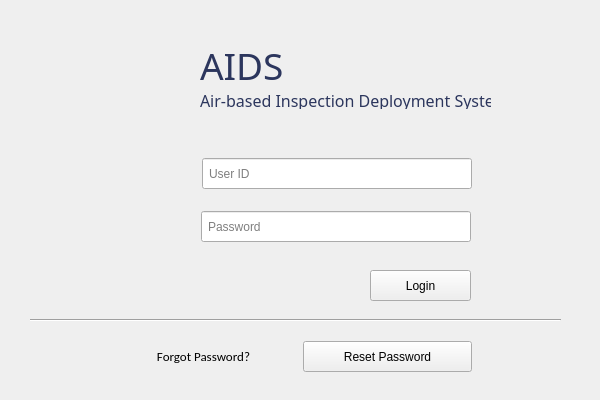
<?xml version="1.0" encoding="UTF-8"?>
<ui version="4.0">
 <class>MainWindow</class>
 <widget class="QMainWindow" name="MainWindow">
  <property name="geometry">
   <rect>
    <x>0</x>
    <y>0</y>
    <width>600</width>
    <height>400</height>
   </rect>
  </property>
  <property name="minimumSize">
   <size>
    <width>600</width>
    <height>400</height>
   </size>
  </property>
  <property name="maximumSize">
   <size>
    <width>600</width>
    <height>400</height>
   </size>
  </property>
  <property name="baseSize">
   <size>
    <width>600</width>
    <height>400</height>
   </size>
  </property>
  <property name="windowTitle">
   <string>AIDS Login</string>
  </property>
  <property name="windowIcon">
   <iconset>
    <normaloff>../Resources/logo_svg.svg</normaloff>../Resources/logo_svg.svg</iconset>
  </property>
  <widget class="QWidget" name="centralwidget">
   <widget class="QLabel" name="app_logo">
    <property name="geometry">
     <rect>
      <x>70</x>
      <y>20</y>
      <width>135</width>
      <height>114</height>
     </rect>
    </property>
    <property name="text">
     <string/>
    </property>
    <property name="pixmap">
     <pixmap>../Resources/aids_logo.png</pixmap>
    </property>
    <property name="alignment">
     <set>Qt::AlignCenter</set>
    </property>
   </widget>
   <widget class="Line" name="hline">
    <property name="geometry">
     <rect>
      <x>30</x>
      <y>310</y>
      <width>531</width>
      <height>20</height>
     </rect>
    </property>
    <property name="orientation">
     <enum>Qt::Horizontal</enum>
    </property>
   </widget>
   <widget class="QPushButton" name="btn_login">
    <property name="geometry">
     <rect>
      <x>370</x>
      <y>270</y>
      <width>101</width>
      <height>31</height>
     </rect>
    </property>
    <property name="font">
     <font>
      <family>Helvetica</family>
     </font>
    </property>
    <property name="text">
     <string>Login</string>
    </property>
   </widget>
   <widget class="QLabel" name="lbl_response">
    <property name="geometry">
     <rect>
      <x>180</x>
      <y>130</y>
      <width>311</width>
      <height>20</height>
     </rect>
    </property>
    <property name="sizePolicy">
     <sizepolicy hsizetype="Expanding" vsizetype="Preferred">
      <horstretch>5</horstretch>
      <verstretch>5</verstretch>
     </sizepolicy>
    </property>
    <property name="minimumSize">
     <size>
      <width>311</width>
      <height>20</height>
     </size>
    </property>
    <property name="maximumSize">
     <size>
      <width>311</width>
      <height>20</height>
     </size>
    </property>
    <property name="baseSize">
     <size>
      <width>5</width>
      <height>0</height>
     </size>
    </property>
    <property name="font">
     <font>
      <family>Calibri</family>
      <pointsize>10</pointsize>
     </font>
    </property>
    <property name="text">
     <string>&lt;html&gt;&lt;head/&gt;&lt;body&gt;&lt;p&gt;&lt;br/&gt;&lt;/p&gt;&lt;/body&gt;&lt;/html&gt;</string>
    </property>
    <property name="alignment">
     <set>Qt::AlignCenter</set>
    </property>
   </widget>
   <widget class="QWidget" name="">
    <property name="geometry">
     <rect>
      <x>200</x>
      <y>40</y>
      <width>293</width>
      <height>71</height>
     </rect>
    </property>
    <layout class="QVBoxLayout" name="verticalLayout">
     <item>
      <widget class="QLabel" name="aids_logo">
       <property name="minimumSize">
        <size>
         <width>291</width>
         <height>43</height>
        </size>
       </property>
       <property name="maximumSize">
        <size>
         <width>291</width>
         <height>43</height>
        </size>
       </property>
       <property name="font">
        <font>
         <family>Audiowide</family>
         <pointsize>28</pointsize>
         <kerning>true</kerning>
        </font>
       </property>
       <property name="text">
        <string>&lt;html&gt;&lt;head/&gt;&lt;body&gt;&lt;p&gt;&lt;span style=&quot; color:#2c365d;&quot;&gt;AIDS&lt;/span&gt;&lt;/p&gt;&lt;/body&gt;&lt;/html&gt;</string>
       </property>
      </widget>
     </item>
     <item>
      <widget class="QLabel" name="app_name">
       <property name="minimumSize">
        <size>
         <width>291</width>
         <height>20</height>
        </size>
       </property>
       <property name="maximumSize">
        <size>
         <width>291</width>
         <height>20</height>
        </size>
       </property>
       <property name="font">
        <font>
         <family>Barlow Medium</family>
         <pointsize>12</pointsize>
         <kerning>true</kerning>
        </font>
       </property>
       <property name="text">
        <string>&lt;html&gt;&lt;head/&gt;&lt;body&gt;&lt;p&gt;&lt;span style=&quot; color:#2c365d;&quot;&gt;Air-based Inspection Deployment System&lt;/span&gt;&lt;/p&gt;&lt;/body&gt;&lt;/html&gt;</string>
       </property>
      </widget>
     </item>
    </layout>
   </widget>
   <widget class="QWidget" name="">
    <property name="geometry">
     <rect>
      <x>130</x>
      <y>157</y>
      <width>344</width>
      <height>33</height>
     </rect>
    </property>
    <layout class="QHBoxLayout" name="username_layout">
     <item>
      <widget class="QLabel" name="user_icon">
       <property name="sizePolicy">
        <sizepolicy hsizetype="Fixed" vsizetype="Fixed">
         <horstretch>0</horstretch>
         <verstretch>0</verstretch>
        </sizepolicy>
       </property>
       <property name="minimumSize">
        <size>
         <width>66</width>
         <height>31</height>
        </size>
       </property>
       <property name="maximumSize">
        <size>
         <width>66</width>
         <height>31</height>
        </size>
       </property>
       <property name="baseSize">
        <size>
         <width>10</width>
         <height>10</height>
        </size>
       </property>
       <property name="font">
        <font>
         <pointsize>8</pointsize>
        </font>
       </property>
       <property name="frameShape">
        <enum>QFrame::NoFrame</enum>
       </property>
       <property name="text">
        <string/>
       </property>
       <property name="pixmap">
        <pixmap>../Resources/user_icon.png</pixmap>
       </property>
       <property name="alignment">
        <set>Qt::AlignCenter</set>
       </property>
      </widget>
     </item>
     <item>
      <widget class="QLineEdit" name="txt_username">
       <property name="sizePolicy">
        <sizepolicy hsizetype="Fixed" vsizetype="Fixed">
         <horstretch>0</horstretch>
         <verstretch>0</verstretch>
        </sizepolicy>
       </property>
       <property name="minimumSize">
        <size>
         <width>270</width>
         <height>31</height>
        </size>
       </property>
       <property name="maximumSize">
        <size>
         <width>270</width>
         <height>31</height>
        </size>
       </property>
       <property name="sizeIncrement">
        <size>
         <width>5</width>
         <height>0</height>
        </size>
       </property>
       <property name="baseSize">
        <size>
         <width>5</width>
         <height>0</height>
        </size>
       </property>
       <property name="font">
        <font>
         <family>Helvetica</family>
        </font>
       </property>
       <property name="styleSheet">
        <string notr="true">padding-left: 4px;</string>
       </property>
       <property name="placeholderText">
        <string>User ID</string>
       </property>
      </widget>
     </item>
    </layout>
   </widget>
   <widget class="QWidget" name="">
    <property name="geometry">
     <rect>
      <x>150</x>
      <y>210</y>
      <width>321</width>
      <height>33</height>
     </rect>
    </property>
    <layout class="QHBoxLayout" name="password_layout">
     <item>
      <widget class="QLabel" name="password_icon">
       <property name="text">
        <string/>
       </property>
       <property name="pixmap">
        <pixmap>../Resources/padlock_icon.png</pixmap>
       </property>
      </widget>
     </item>
     <item>
      <widget class="QLineEdit" name="txt_password">
       <property name="sizePolicy">
        <sizepolicy hsizetype="Fixed" vsizetype="Fixed">
         <horstretch>5</horstretch>
         <verstretch>5</verstretch>
        </sizepolicy>
       </property>
       <property name="minimumSize">
        <size>
         <width>270</width>
         <height>31</height>
        </size>
       </property>
       <property name="maximumSize">
        <size>
         <width>270</width>
         <height>31</height>
        </size>
       </property>
       <property name="sizeIncrement">
        <size>
         <width>5</width>
         <height>0</height>
        </size>
       </property>
       <property name="baseSize">
        <size>
         <width>5</width>
         <height>0</height>
        </size>
       </property>
       <property name="font">
        <font>
         <family>Helvetica</family>
        </font>
       </property>
       <property name="styleSheet">
        <string notr="true">padding-left: 4px;</string>
       </property>
       <property name="text">
        <string/>
       </property>
       <property name="echoMode">
        <enum>QLineEdit::Password</enum>
       </property>
       <property name="placeholderText">
        <string>Password</string>
       </property>
      </widget>
     </item>
    </layout>
   </widget>
   <widget class="QWidget" name="">
    <property name="geometry">
     <rect>
      <x>110</x>
      <y>340</y>
      <width>364</width>
      <height>33</height>
     </rect>
    </property>
    <layout class="QHBoxLayout" name="forgotpass_layout">
     <item>
      <widget class="QLabel" name="lbl_forgot">
       <property name="sizePolicy">
        <sizepolicy hsizetype="Fixed" vsizetype="Fixed">
         <horstretch>0</horstretch>
         <verstretch>0</verstretch>
        </sizepolicy>
       </property>
       <property name="minimumSize">
        <size>
         <width>187</width>
         <height>31</height>
        </size>
       </property>
       <property name="maximumSize">
        <size>
         <width>187</width>
         <height>31</height>
        </size>
       </property>
       <property name="font">
        <font>
         <family>Calibri</family>
         <pointsize>10</pointsize>
        </font>
       </property>
       <property name="text">
        <string>Forgot Password?</string>
       </property>
       <property name="alignment">
        <set>Qt::AlignCenter</set>
       </property>
      </widget>
     </item>
     <item>
      <widget class="QPushButton" name="btn_forgot">
       <property name="sizePolicy">
        <sizepolicy hsizetype="Fixed" vsizetype="Fixed">
         <horstretch>0</horstretch>
         <verstretch>0</verstretch>
        </sizepolicy>
       </property>
       <property name="minimumSize">
        <size>
         <width>169</width>
         <height>31</height>
        </size>
       </property>
       <property name="maximumSize">
        <size>
         <width>169</width>
         <height>31</height>
        </size>
       </property>
       <property name="font">
        <font>
         <family>Helvetica</family>
        </font>
       </property>
       <property name="text">
        <string>Reset Password</string>
       </property>
      </widget>
     </item>
    </layout>
   </widget>
  </widget>
 </widget>
 <tabstops>
  <tabstop>txt_username</tabstop>
  <tabstop>txt_password</tabstop>
  <tabstop>btn_login</tabstop>
  <tabstop>btn_forgot</tabstop>
 </tabstops>
 <resources>
  <include location="../../../Downloads/projects/test.qrc"/>
 </resources>
 <connections/>
</ui>
